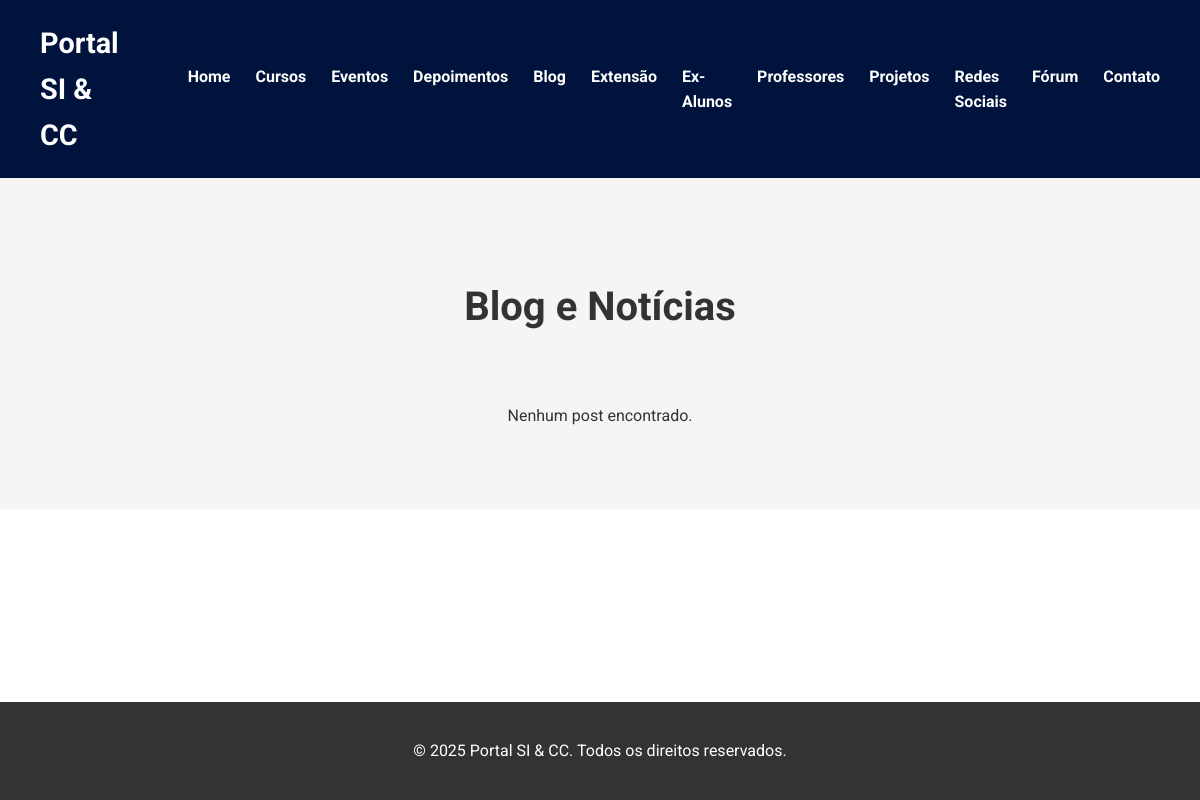
Before: /blog/ with the older database file.
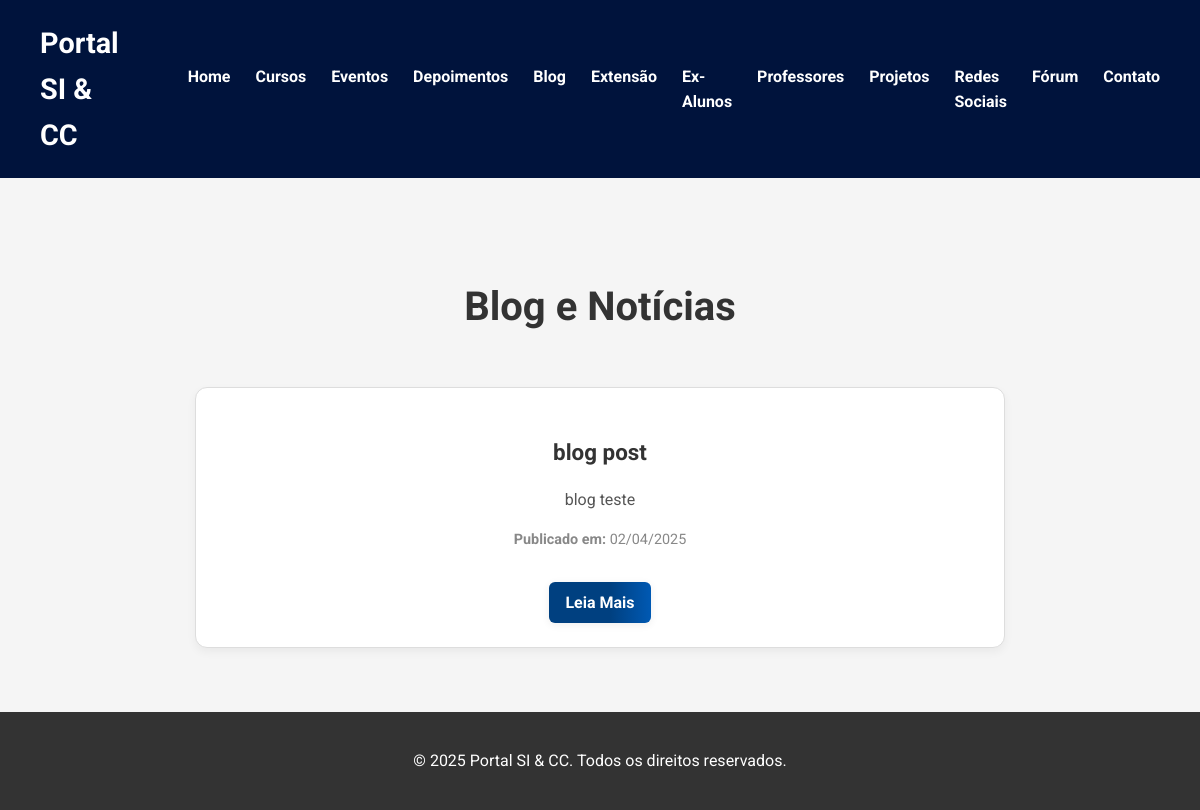
After: the same page with the newer database file.
### site_inf/models.py (models this page shows, shortened)
class PostBlog(models.Model):
    titulo = models.CharField(max_length=200)
    conteudo = models.TextField()
    publicado_em = models.DateTimeField(auto_now_add=True)
    atualizado_em = models.DateTimeField(auto_now=True)

### site_inf/views.py (the view)
# urls.py: 2. Add a URL to urlpatterns:  path('blog/', include('blog.urls'))
def blog(request):
    posts = PostBlog.objects.all()
    return render(request, 'site_inf/pages/blog.html', {'posts': posts})

### site_inf/templates/site_inf/pages/blog.html (shortened to what this page needs)
{% extends "site_inf/base.html" %}
{% block content %}
<section id="blog" class="blog" style="padding: 4rem 1rem; background-color: #f5f5f5;">
  <div class="container">
    <h2 style="text-align: center; font-size: 2.5rem; margin-bottom: 3rem;">Blog e Notícias</h2>
    <div class="blog-grid" style="display: grid; grid-template-columns: repeat(auto-fit, minmax(300px, 1fr)); gap: 2rem;">
      {% for post in posts %}
        <article class="blog-item" style="background: white; border-radius: 12px; box-shadow: 0 4px 10px rgba(0,0,0,0.05); padding: 1.5rem;">
          <h3 style="font-size: 1.4rem; margin-bottom: 0.5rem;">{{ post.titulo }}</h3>
          <p style="color: #555;">{{ post.conteudo|truncatewords:30 }}</p>
          <p style="font-size: 0.9rem; color: #888;"><strong>Publicado em:</strong> {{ post.publicado_em|date:"d/m/Y" }}</p>
          <a href="{% url 'site_inf:post_detail' post.id %}" class="btn" style="margin-top: 1rem; display: inline-block; background-color: #007bff; color: white; padding: 0.5rem 1rem; text-decoration: none; border-radius: 6px;">Leia Mais</a>
        </article>
      {% empty %}
        <p style="text-align: center;">Nenhum post encontrado.</p>
      {% endfor %}
    </div>
  </div>
</section>
{% endblock %}

Changed rows visible on the page:
added PostBlog: titulo "blog post", conteudo "blog teste", publicado_em "02/04/2025"
Other visible differences:
text no longer shown: "Nenhum post encontrado."
